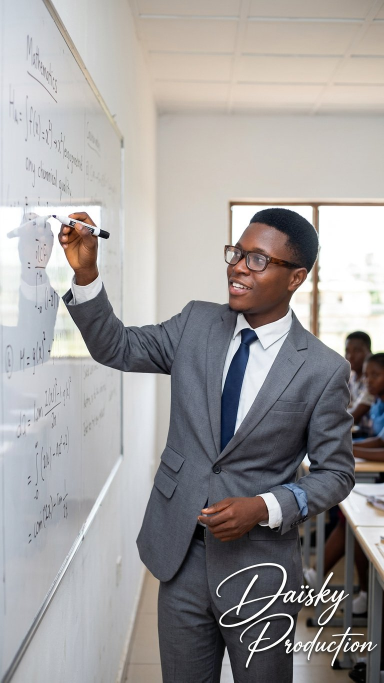
#> input picture Enseignant_06.jpg, 768 x 1365 px, given in place of s00_intro.png, which was not available (shown at 1/2 size)
$ python precompute_fonds.py ../Enseignant_06.jpg
#> lines starting #> are read from the running program, lines starting #| are printed output that depends on the picture
import sys, os
from PIL import Image
fmt = sys.argv[1]  # portrait|landscape
W, H = (1080, 1920) if fmt == "portrait" else (1920, 1080)
CW, CH = int(W*1.1), int(H*1.1)
os.makedirs(f"work/fonds_{fmt}", exist_ok=True)
slots = ["s00_intro","s01_tag_intro","s02_africains","s03_blanc_coeur","s04_on_avance","s05_tag_cri1",
 "s06_epoque","s07_envahisseurs","s08_pleure","s09_renaitre","s10_oublions","s11_debout","s12_reines",
 "s13_ancetres","s14_tag_cri2","s15_arretons","s16_racines","s17_bamako","s18_accepte_toi","s19_traverse","s20_endcard"]
for i, s in enumerate(slots):
    im = Image.open(f"assets/raw/{fmt}/{s}.png").convert("RGB")
#> im is the input picture: PIL image 768x1365 RGB; mean R, G, B 159.3, 156.4, 156.2
    aw, ah = im.size
#> aw = 768; ah = 1365
    sc = max(CW/aw, CH/ah)
#> sc = 2.75
    im = im.resize((int(aw*sc), int(ah*sc)), Image.LANCZOS)
#> im: PIL image 2112x3753 RGB
    aw, ah = im.size
#> aw = 2112; ah = 3753
    im = im.crop(((aw-CW)//2, (ah-CH)//2, (aw-CW)//2+CW, (ah-CH)//2+CH))
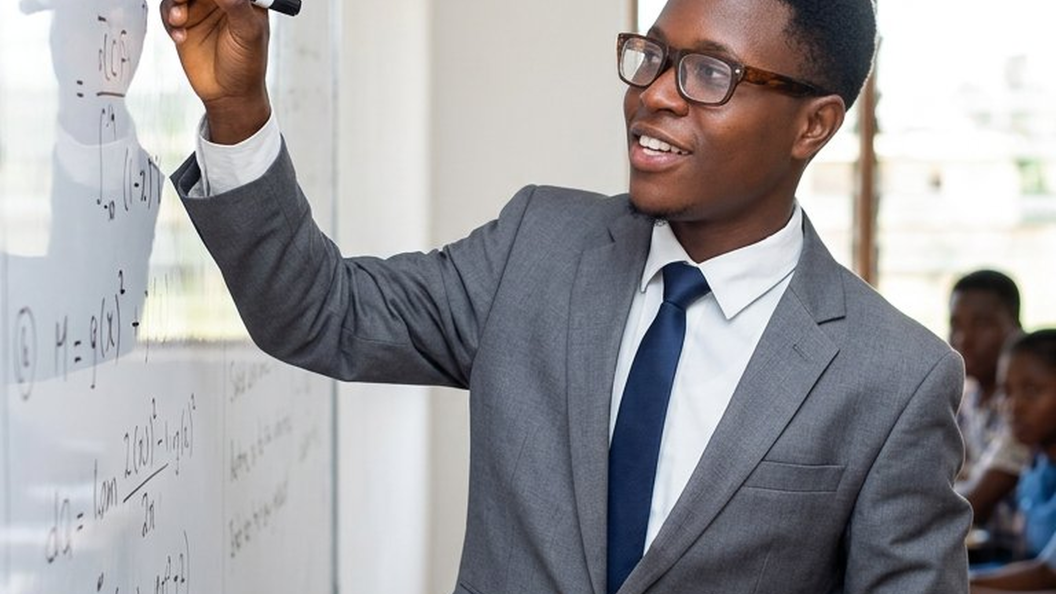
#> im: PIL image 2112x1188 RGB (shown at 1/2 size); mean R, G, B 155.7, 154.2, 157.1
    im.save(f"work/fonds_{fmt}/f{i:02d}.jpg", quality=92)
#> pass 2 of the loop `for i, s in enumerate(slots):`:
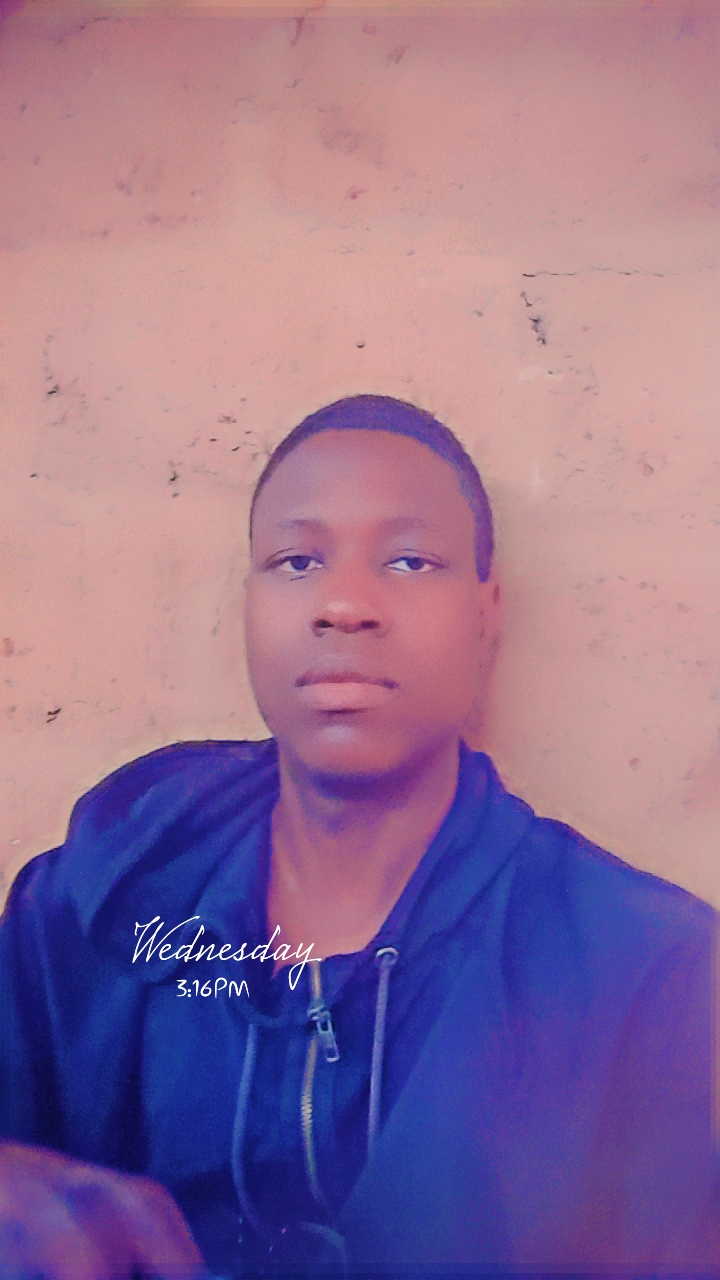
#> input picture Snapchat-1276583406.jpg, 720 x 1280 px, given in place of s01_tag_intro.png, which was not available
#> im is the input picture: PIL image 720x1280 RGB; mean R, G, B 146.5, 112, 147.2
#> `im = im.crop(((aw-CW)//2, (ah-CH)//2, (aw-CW)//2+CW, (ah-CH)//2+CH))`:
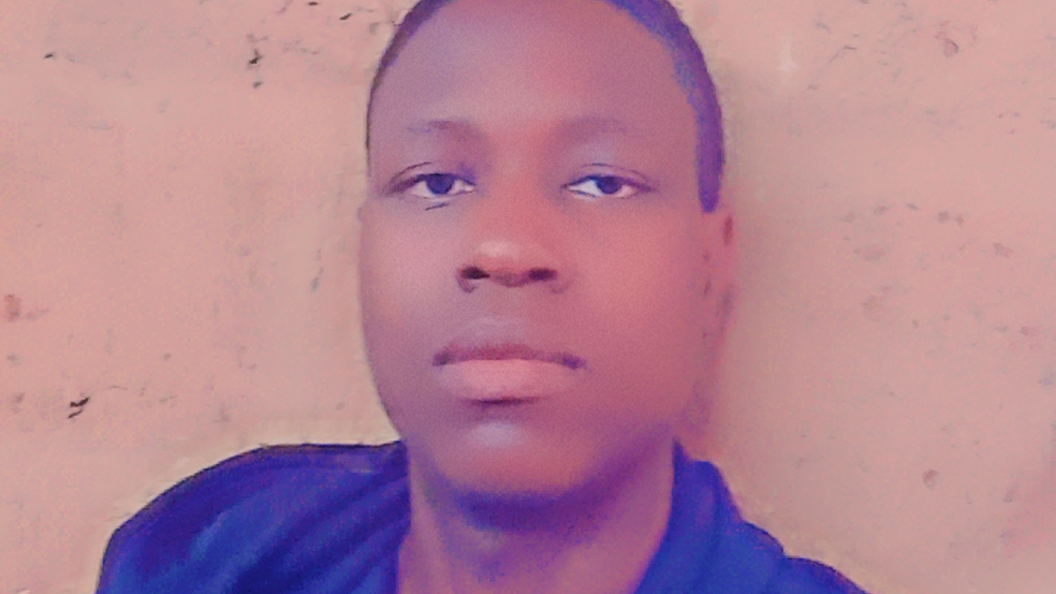
#> im: PIL image 2112x1188 RGB (shown at 1/2 size); mean R, G, B 180, 131.7, 148.8
#> (the run stopped early here; a loop or call above may not have finished)
